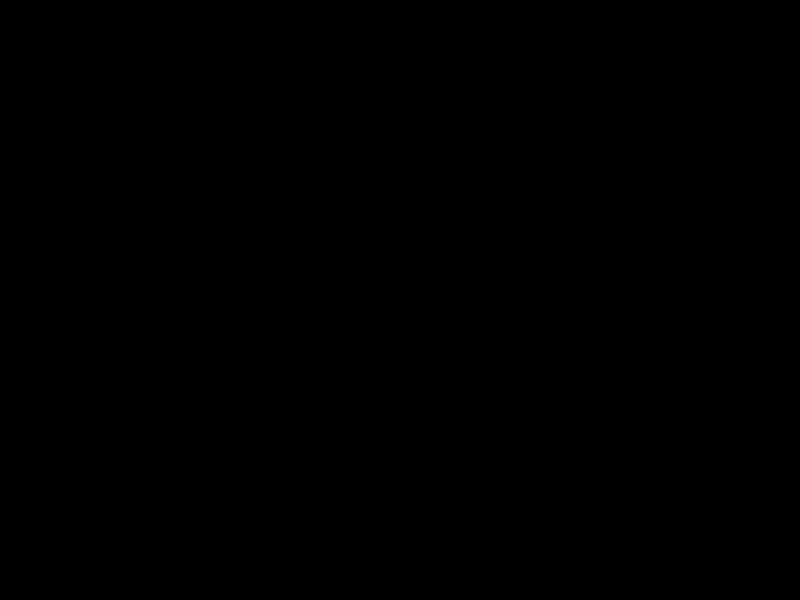
Frame 1 (no input)
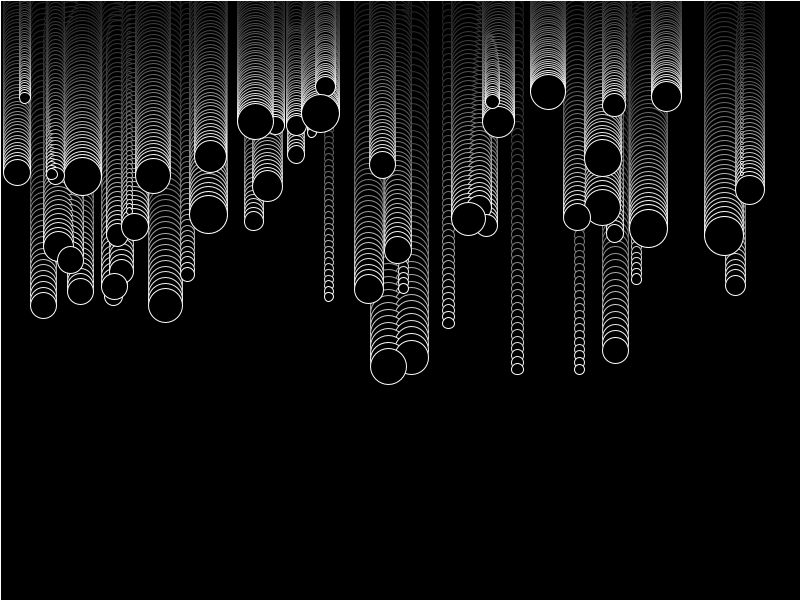
Frame 60 (the mouse pressed at the canvas centre just before this capture)
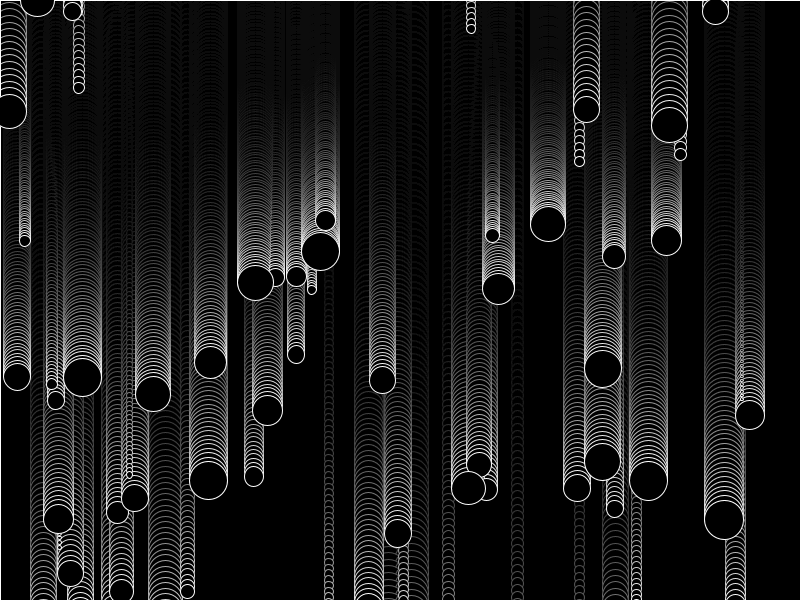
Frame 120 (the mouse held since frame 60 and released just before this capture)

The Processing sketch that drew these frames (run headless with seeded random() and noise(); from frame 60 on, the mouse is pressed at the canvas centre):

// Processing sketch: processing_126415
// ── processing_126415.pde


Gota[] gotas = new Gota[60];

void setup()
{
  for (int i=0; i<gotas.length;i++)
  {
                      //pos. x, pos y. color, tamaño, velocidad
    gotas[i]=new Gota(random(800),random(-10,-20),0,random(2,40),int(random(2,6.5)));
  }
  size(800,600);
  background(0);
  smooth();
}

void draw()
{
  fill(0,10);
  rect(0,0,width,height);
    /*  if (int(random(1,10)) == 1)
    {
    gotas[int(random(0,gotas.length))].brilla();
    gotas[int(random(0,gotas.length))].desbrilla();
   */ 
  for (int i=0;i<gotas.length;i++)
  {
    
    gotas[i].ver();
    gotas[i].caer();
    gotas[i].checarSiCayo();
    
  }
}
class Gota
{
  float x;
  float y;
  color c;
  float s;
  float vel;

  //pos. x, pos y. color, tamaño, velocidad
  Gota(float tX, float tY, float tC, float tS, float tVel)
  {
    x=tX;
    y=tY*(random(2, 5));
    c=color(tC);
    s=tS;
    vel=tVel+(random(0.2, 0.8));
  }

  void brilla()
  {
    c=255;
  }
  void desbrilla()
  {
    if (y > height)
    {
    c=0;
    }
  }

  void ver()
  {
    fill(c);
    stroke(255);
    ellipse(x, y, s, s);
  }

  void caer()
  {
    y+=vel;
  }

  void checarSiCayo()
  {
    if (y > height+s)
    {
      y=0;
      x=random(800);
    }
  }
}
